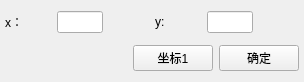
<?xml version="1.0" encoding="UTF-8"?>
<ui version="4.0">
 <class>AddThresholdDot</class>
 <widget class="QWidget" name="AddThresholdDot">
  <property name="geometry">
   <rect>
    <x>0</x>
    <y>0</y>
    <width>304</width>
    <height>82</height>
   </rect>
  </property>
  <property name="windowTitle">
   <string>Form</string>
  </property>
  <layout class="QVBoxLayout" name="verticalLayout">
   <property name="leftMargin">
    <number>5</number>
   </property>
   <property name="topMargin">
    <number>5</number>
   </property>
   <property name="rightMargin">
    <number>5</number>
   </property>
   <property name="bottomMargin">
    <number>5</number>
   </property>
   <item>
    <layout class="QHBoxLayout" name="horizontalLayout" stretch="1,1,1,1,1,1">
     <item>
      <widget class="QLabel" name="label">
       <property name="text">
        <string>x：</string>
       </property>
      </widget>
     </item>
     <item>
      <widget class="QLineEdit" name="lineEdit"/>
     </item>
     <item>
      <spacer name="horizontalSpacer">
       <property name="orientation">
        <enum>Qt::Horizontal</enum>
       </property>
       <property name="sizeHint" stdset="0">
        <size>
         <width>40</width>
         <height>20</height>
        </size>
       </property>
      </spacer>
     </item>
     <item>
      <widget class="QLabel" name="label_2">
       <property name="text">
        <string>y:</string>
       </property>
      </widget>
     </item>
     <item>
      <widget class="QLineEdit" name="lineEdit_2"/>
     </item>
     <item>
      <spacer name="horizontalSpacer_2">
       <property name="orientation">
        <enum>Qt::Horizontal</enum>
       </property>
       <property name="sizeHint" stdset="0">
        <size>
         <width>40</width>
         <height>20</height>
        </size>
       </property>
      </spacer>
     </item>
    </layout>
   </item>
   <item>
    <layout class="QHBoxLayout" name="horizontalLayout_2">
     <item>
      <spacer name="horizontalSpacer_3">
       <property name="orientation">
        <enum>Qt::Horizontal</enum>
       </property>
       <property name="sizeHint" stdset="0">
        <size>
         <width>40</width>
         <height>20</height>
        </size>
       </property>
      </spacer>
     </item>
     <item>
      <widget class="QPushButton" name="pushButton">
       <property name="text">
        <string>坐标1</string>
       </property>
      </widget>
     </item>
     <item>
      <widget class="QPushButton" name="pushButton_2">
       <property name="text">
        <string>确定</string>
       </property>
      </widget>
     </item>
    </layout>
   </item>
  </layout>
 </widget>
 <resources/>
 <connections/>
</ui>
